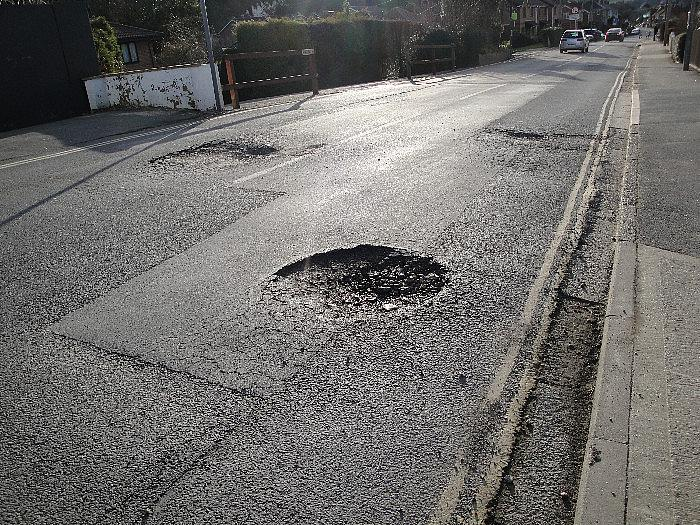
%> input picture potholes2.jpg, 700 x 525 px
$ octave CircleDetection.m   (GNU Octave 9; MATLAB toolbox functions it lacks are replaced by stand-ins)
%> lines starting %> are read from the running program, lines starting %| are printed output that depends on the picture; in (x1, y1, x2, y2) boxes, pixels count from 0 and x2, y2 are one past the last pixel; in counts of white or black regions, pixels touching at a corner belong together; the program's own positions count from 1
clc;    % Clear the command window.
clear;  % Erase all existing variables. Or clearvars if you want.
Irgb = imread('potholes2.jpg');
%> Irgb is the input picture: size 525x700x3 uint8; mean R, G, B 110.5, 109.2, 107.1
I = rgb2gray(Irgb);
level = 0.2;

%potholes5.jpg
%level = 0.6;

%Removing noise
J = imnoise(I,'salt & pepper',0.02);
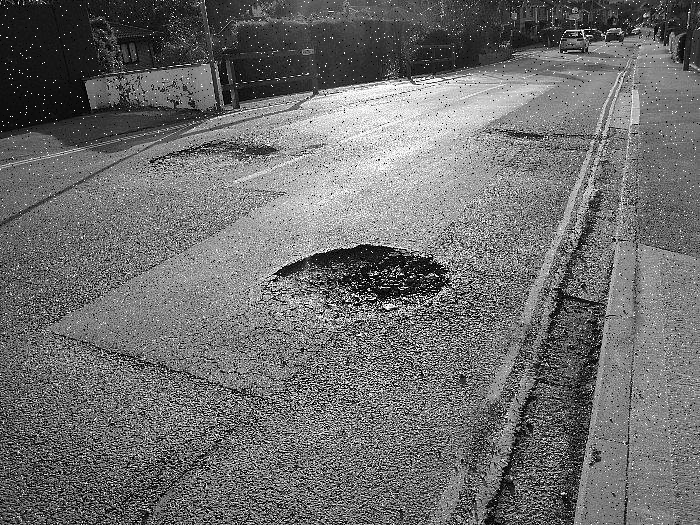
%> J: size 525x700 uint8; min 0, max 255, mean 109.7
Kmedian = medfilt2(J);
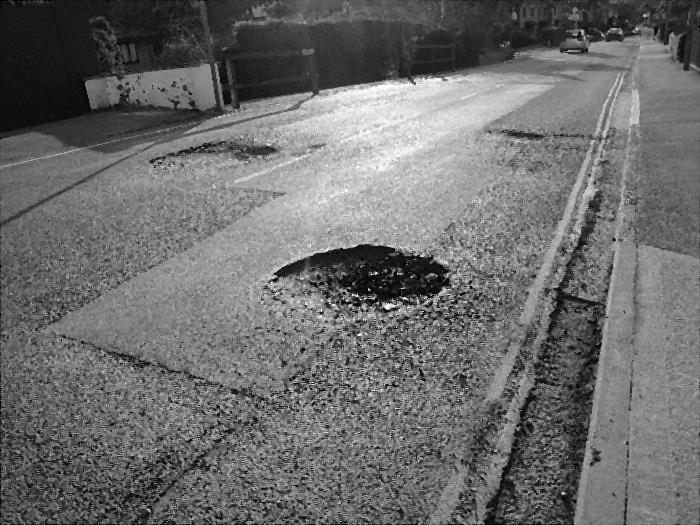
%> Kmedian: size 525x700 uint8; min 0, max 254, mean 108.5
imshow(Kmedian);

%Convert image to black and white
BW = imbinarize(Kmedian, level);
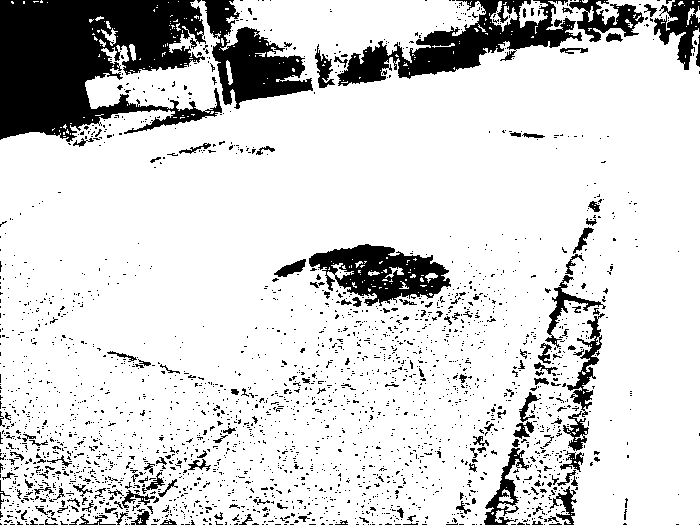
%> BW: size 525x700 logical; 83.8% white; 2580 black regions (2432 under 20 px), largest, box (x1, y1, x2, y2) and area: (0, 0, 222, 142) 20168, (337, 0, 582, 86) 7286, (202, 0, 313, 109) 5310

%Invert black and white image
WB = imcomplement(BW);
imshow(WB);

%Edge detection
S = edge(WB, 'sobel');
%> S: size 525x700 logical; 6.8% white in thin lines or dots
C = edge(WB, 'canny');
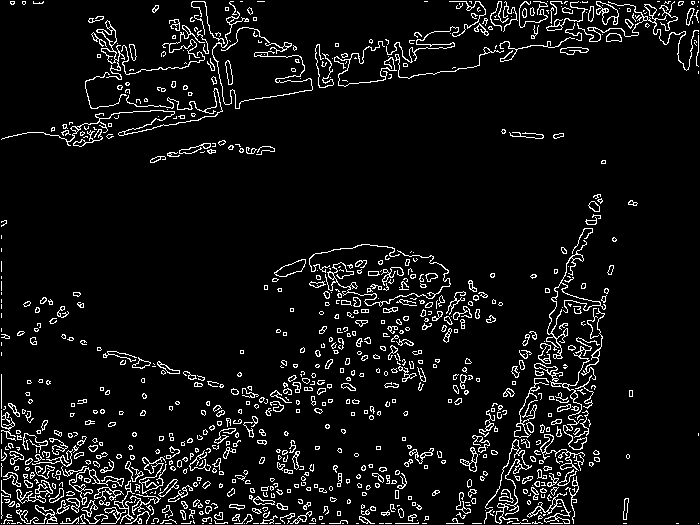
%> C: size 525x700 logical; 6.8% white in thin lines or dots
R = edge(WB, 'roberts');
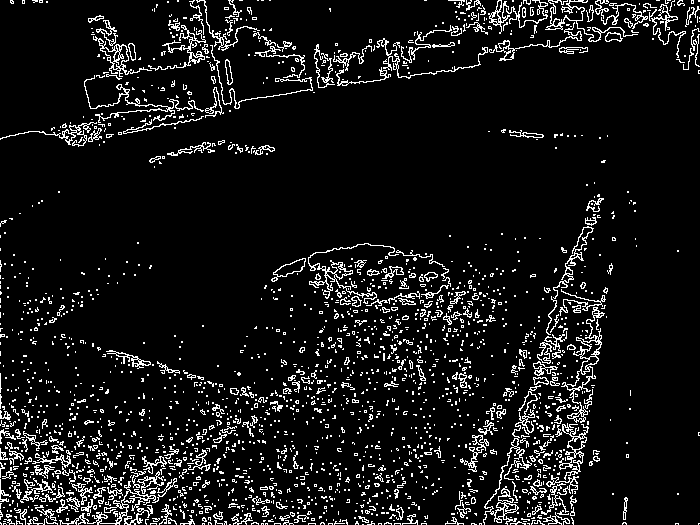
%> R: size 525x700 logical; 8.4% white in thin lines or dots
P = edge(WB, 'Prewitt');
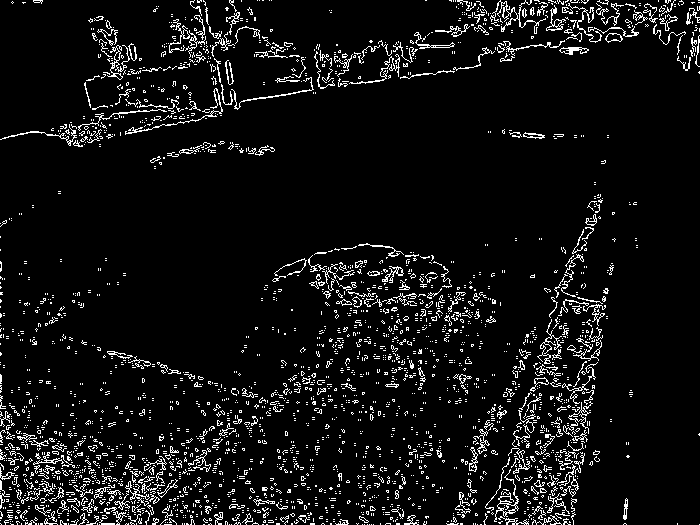
%> P: size 525x700 logical; 6.8% white in thin lines or dots
imshow(Irgb);

%Draw circles
[centers, radii, metric] = imfindcircles(C,[5 30]);
%> centers = 176 rows, first 12: [509.5 394; 532.1 337.9; 63.1 312.8; 199 382.5; 398.9 481.5; 175.6 24.96; 455.7 31.55; 34.41 341.6; 218.9 411.6; 491.3 320; 338.6 344.8; 525.5 354.8]; radii = 176 values, max 28.63 at index 104, min 5.03 at index 71, mean 8.15; metric = 176 values, max 0.571 at index 1, min 0.0282 at index 176, mean 0.275
viscircles(centers, radii,'EdgeColor','b');
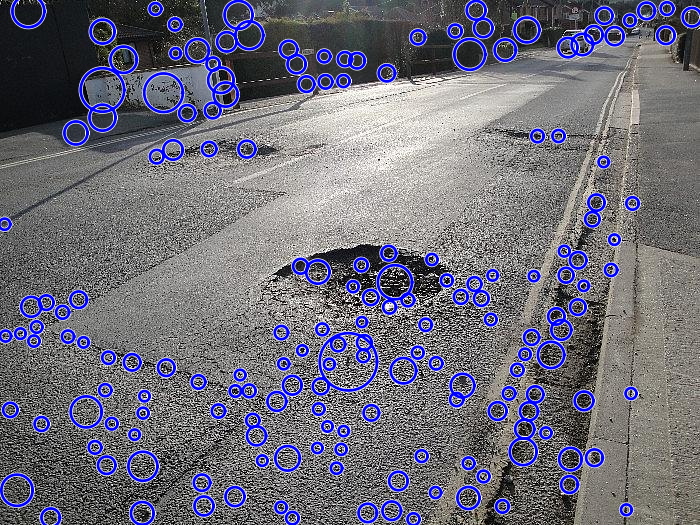
%> figure redrawn from the program's plot data

$ run again, with potholes5.jpg copied over potholes2.jpg
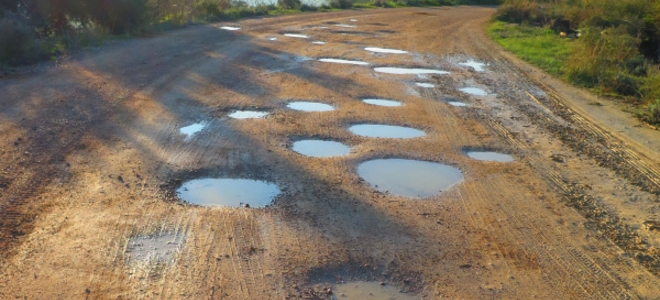
%> input picture potholes5.jpg, 660 x 300 px
%> Irgb is the input picture: size 300x660x3 uint8; mean R, G, B 128.4, 115, 95.8
%> BW: size 300x660 logical; 98.2% white; 51 black regions (31 under 20 px), largest, box (x1, y1, x2, y2) and area: (0, 31, 51, 75) 1009, (635, 19, 660, 64) 745, (500, 11, 545, 26) 280
%> S: size 300x660 logical; 0.72% white in thin lines or dots
%> C: size 300x660 logical; 0.6% white in thin lines or dots
%> R: size 300x660 logical; 0.76% white in thin lines or dots
%> P: size 300x660 logical; 0.72% white in thin lines or dots
%> centers = 22 rows, first 12: [118.8 29.46; 634.4 31.71; 18.59 37.14; 540.2 22; 564 26.7; 44.71 56.79; 43.5 30.21; 654.1 120.4; 59.44 22.61; 625 87.87; 5.79 71.23; 616 23.5]; radii = 22 values, max 14.67 at index 21, min 5.17 at index 16, mean 7.63; metric = 22 values, max 0.666 at index 1, min 0.135 at index 22, mean 0.346
%> `viscircles(centers, radii,'EdgeColor','b');`:
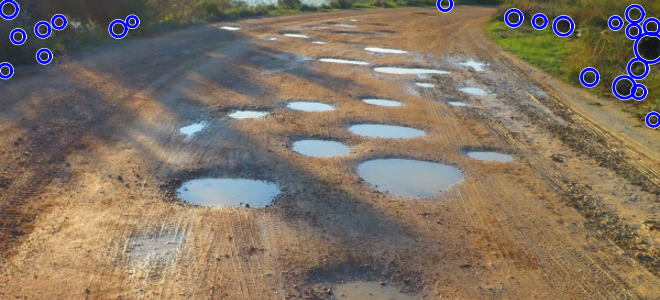
%> figure redrawn from the program's plot data
